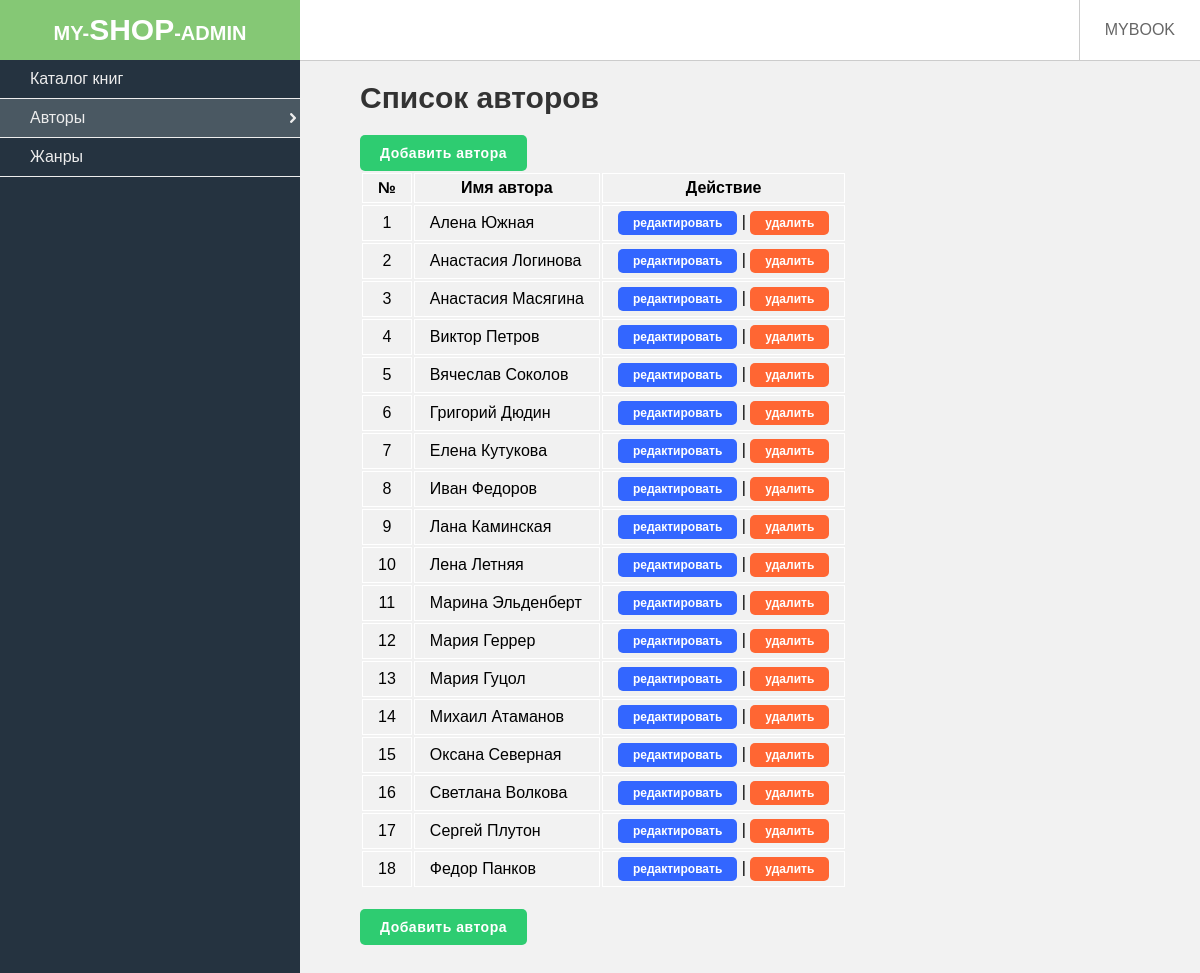
The app's page /admin/index.php?view=authors with its own data.
### tables this page shows
CREATE TABLE IF NOT EXISTS `author` (
  `id` int(10) unsigned NOT NULL AUTO_INCREMENT,
  `name` varchar(255) NOT NULL,
  PRIMARY KEY (`id`)
);

### www/admin/index.php (called while the page is built, shortened)
<?php define('MYBOOK', TRUE);
require_once '../config.php';
require_once '../functions/functions.php';
require_once 'functions/functions.php';
$view = (empty($_GET['view'])) ? 'books' : $_GET['view'];
switch($view) {
    case('authors') :
        $authors = get_authors();
    break;
}
include ADMIN_TEMPLATE.'header.php';
include ADMIN_TEMPLATE.'leftbar.php';
include ADMIN_TEMPLATE.$view.'.php';
include ADMIN_TEMPLATE.'footer.php';
?>

### www/admin/functions/functions.php (called while the page is built, shortened)
<?php defined('MYBOOK') or die('Access denied');
function active_url($str = 'view=pages') {
    $uri = $_SERVER['QUERY_STRING'];
    $uri = explode("&", $uri);
    if (in_array($str, $uri)) {
        return "class='active'";
    }
}
function get_authors() {
    global $link;
    $query = "SELECT id, name FROM author ORDER BY name ASC";
    $res = mysqli_query($link, $query) or die(mysqli_error($link));
    $authors = array();
    while($row = mysqli_fetch_assoc($res)){
        $authors[] = $row;
    }
    return $authors;
}
?>

### www/admin/templates/authors.php (the view, shortened to what this page needs)
<div class="content">
    <h1>Список авторов</h1>
	<a class="button" href="?view=add_author">Добавить автора</a>
    <table class="pages_table">
        <tr>
    		<th>№</th>
    		<th>Имя автора</th>
    		<th>Действие</th>
        </tr>
        <?php if($authors) : ?>
        <?php $i = 1; ?>
        <?php foreach($authors as $author) : ?>
        <tr>
            <td><?=$i?></td>
            <td class="left"><?=$author['name']?></td>
            <td>
                <a href="?view=edit_author&author_id=<?=$author['id']?>" class="edit">редактировать</a>
                |
                <a href="?view=del_author&author_id=<?=$author['id']?>" class="del">удалить</a>
            </td>
        </tr>
        <?php $i++; ?>
        <?php endforeach; ?>
        <?php endif; ?>
    </table>
    <a class="button" href="?view=add_author">Добавить автора</a>

### www/admin/templates/header.php (shortened to what this page needs)
<!DOCTYPE HTML>
<html>
<head>
    <link rel="stylesheet" href="<?=ADMIN_TEMPLATE?>style.css">
</head>
<body>
<div class="wrapper">
	<header class="header clearfix">
		<a class="header_logo" href="<?=PATH?>admin">my-<span>shop</span>-admin</a>
        <div class="header_wrap clearfix">
            <div class="header_right">
                <a href="<?=PATH?>" target="_blank"><?=SITENAME?></a>
            </div>
        </div>
	</header>
    <div class="page_wrapper">

### www/admin/templates/leftbar.php (shortened to what this page needs)
<div class="leftbar">
	<ul class="leftbar_nav">
		<li><a <?=active_url("view=books")?> href="?view=books">Каталог книг</a></li>
        <li><a <?=active_url("view=authors")?> href="?view=authors">Авторы</a></li>
        <li><a <?=active_url("view=genres")?> href="?view=genres">Жанры</a></li>
    </ul>
</div>

### www/admin/templates/footer.php (shortened to what this page needs)
</div>
</div>
</body>
</html>

### www/admin/templates/style.css (style rules this page uses)
* { padding: 0; margin: 0; }
html { height: 100%; }
body { background: #f2f2f2; font: 400 16px Verdana, sans-serif; height: 100%; }
.clearfix::after { content: ""; display: block; clear: both; }
button, .button { display: inline-block; padding: 5px 20px; font-size: 18px; font-weight: 700; cursor: pointer; border-radius: 5px; color: #fff; letter-spacing: 1.5px; text-transform: uppercase; text-decoration: none; background-color: #2ecc71; border: none; }
.wrapper { max-width: 1920px; margin: 0 auto; background-color: #f1f1f1; height: 100%; }
h1 { font-size: 30px; font-weight: 700; color: #333; margin-bottom: 20px; }
.left { text-align: left !important; }
.edit, .del, .del_fields, .add { display: inline-block; padding: 5px 15px; font-size: 12px; font-weight: 700; cursor: pointer; border-radius: 5px; text-decoration: none; border: none; color: #fff; }
.edit { background-color: #3366ff; }
.del, .del_fields { background-color: #ff6633; }
.header_logo { float: left; width: 300px; height: 60px; font: 700 20px Tahoma, sans-serif; color: #fff; text-align: center; text-transform: uppercase; background-color: #85c875; text-decoration: none; line-height: 60px; }
.header_logo span { font-size: 30px; }
.header_wrap { margin-left: 300px; background-color: #fff; height: 60px; }
.header_right { float: right; }
.header_right a { display: inline-block; vertical-align: top; line-height: 60px; text-decoration: none; cursor: pointer; padding: 0 25px; border-left: 1px solid #ccc; color: #666; }
.page_wrapper { display: table; width: 100%; height: 100%; }
.leftbar { display: table-cell; vertical-align: top; width: 300px; background-color: #253340; height: 100%; color: #ededed; }
.leftbar_nav { width: 300px; }
.leftbar_nav > li > a { display: block; color: #ededed; cursor: pointer; text-decoration: none; padding: 10px 0 10px 30px; border-bottom: 1px solid #ededed; }
.leftbar_nav > li > .active { position: relative; background-color: #4A5862; }
.leftbar_nav > li > .active::after { content: ""; position: absolute; top: 0; bottom: 0; right: 4px; margin: auto; width: 6px; height: 10px; background-image: url("img/sprite.png"); background-position: -25px -15px; }
.content { display: table-cell; border-top: 1px solid #ccc; padding: 20px 0 50px 60px; vertical-align: top; }
.pages_table { margin-bottom: 20px; }
.pages_table th, .pages_table td { font-size: 16px; padding: 5px 15px; text-align: center; border: 1px solid #fff; }
.content button, .content .button { letter-spacing: 0.5px; padding: 10px 20px; text-transform: none; font-size: 14px; }

### records on screen
author: name "Алена Южная"
author: name "Анастасия Логинова"
author: name "Анастасия Масягина"
author: name "Виктор Петров"
author: name "Вячеслав Соколов"
author: name "Григорий Дюдин"
author: name "Елена Кутукова"
author: name "Иван Федоров"
author: name "Лана Каминская"
author: name "Лена Летняя"
author: name "Марина Эльденберт"
author: name "Мария Геррер"
author: name "Мария Гуцол"
author: name "Михаил Атаманов"
author: name "Оксана Северная"
author: name "Светлана Волкова"
author: name "Сергей Плутон"
author: name "Федор Панков"

### other values on screen
SITENAME "MYBOOK"
